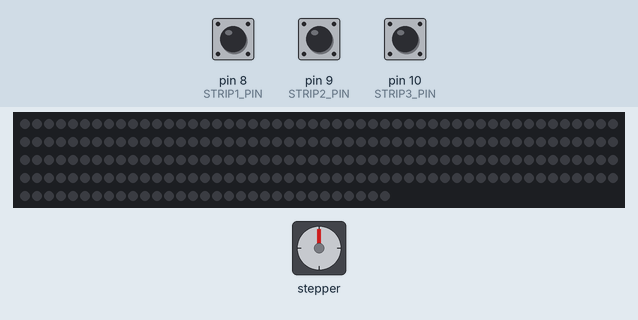
This sketch was run on a simulated Arduino Uno, built with avr-gcc and run on an emulated ATmega328P. Shown: 231 RGB LEDs in strip order, left to right, continuing on the next row, stepper motor. Inputs (shaded band) come from the test bench; at power-on: pin 10 (STRIP3_PIN) HIGH, pin 9 (STRIP2_PIN) HIGH, pin 8 (STRIP1_PIN) HIGH. Stepper angles assume 200 steps per turn.

Above: at 1.2 s.
1.3 s: pin 10 (STRIP3_PIN) pulled LOW for 0.15 s
At 4.0 s:
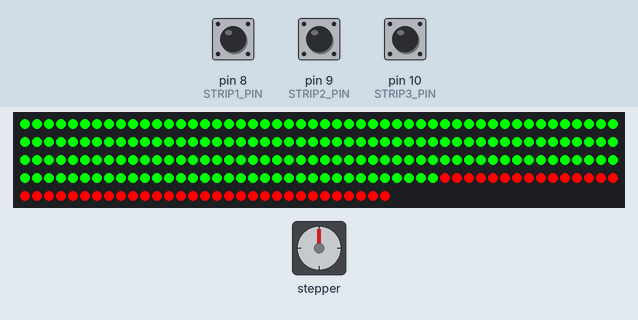
8.0 s: pin 9 (STRIP2_PIN) pulled LOW for 3.2 s
At 14.25 s:
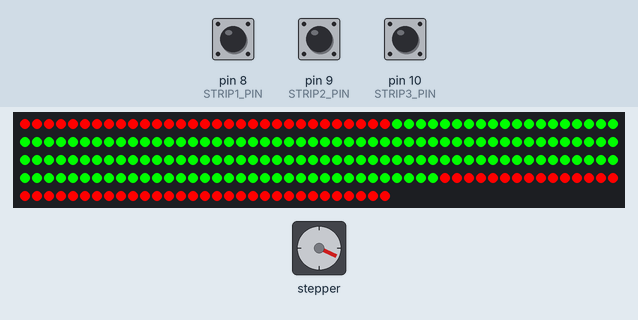
14.8 s: pin 8 (STRIP1_PIN) pulled LOW for 1 s
At 15.77 s:
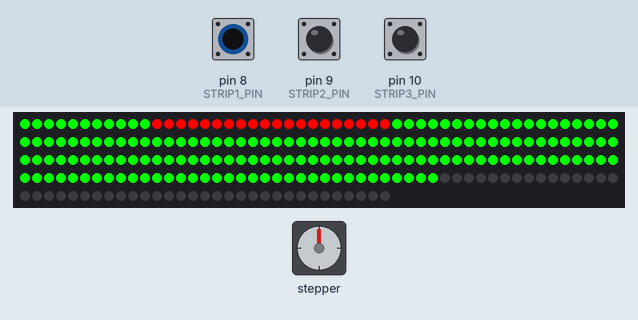
16.4 s: pin 10 (STRIP3_PIN) pulled LOW for 3.2 s
At 18.4 s:
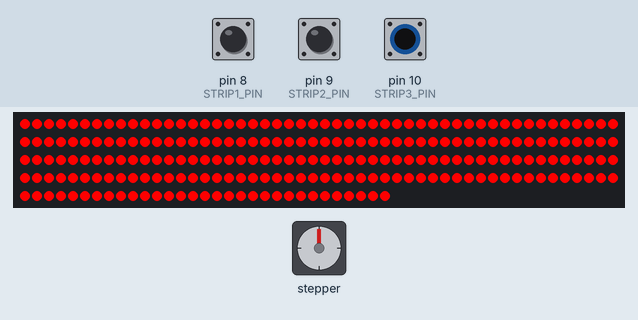
21.1 s: pin 8 (STRIP1_PIN) pulled LOW for 0.15 s
At 21.26 s:
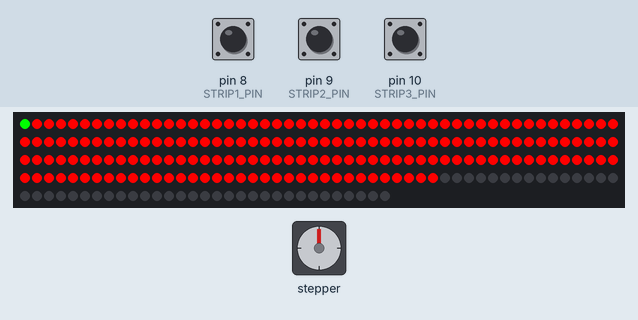
21.8 s: pin 8 (STRIP1_PIN) pulled LOW for 3.2 s
Timing chart, 0 to 26.9 s (numbered marks = the images above; inputs shaded):
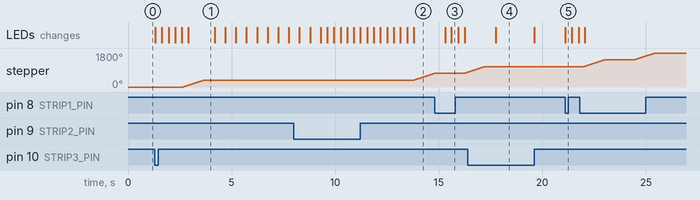

The sketch:

fantasymapdi.ino
```cpp
// A basic everyday NeoPixel strip test program.

// NEOPIXEL BEST PRACTICES for most reliable operation:
// - Add 1000 uF CAPACITOR between NeoPixel strip's + and - connections.
// - MINIMIZE WIRING LENGTH between microcontroller board and first pixel.
// - NeoPixel strip's DATA-IN should pass through a 300-500 OHM RESISTOR.
// - AVOID connecting NeoPixels on a LIVE CIRCUIT. If you must, ALWAYS
//   connect GROUND (-) first, then +, then data.
// - When using a 3.3V microcontroller with a 5V-powered NeoPixel strip,
//   a LOGIC-LEVEL CONVERTER on the data line is STRONGLY RECOMMENDED.
// (Skipping these may work OK on your workbench but can fail in the field)

#include <Stepper.h>

#include <Adafruit_NeoPixel.h>
#ifdef __AVR__
 #include <avr/power.h> // Required for 16 MHz Adafruit Trinket
#endif

// Which pin on the Arduino is connected to the NeoPixels?
// On a Trinket or Gemma we suggest changing this to 1:
#define LED_PIN    5

// How many NeoPixels are attached to the Arduino?
#define LED_COUNT 231

#define STRIP1_PIN   8
#define STRIP2_PIN   9
#define STRIP3_PIN   10

// Declare our NeoPixel strip object:
Adafruit_NeoPixel strip(LED_COUNT, LED_PIN, NEO_GRB + NEO_KHZ800);
// Argument 1 = Number of pixels in NeoPixel strip
// Argument 2 = Arduino pin number (most are valid)
// Argument 3 = Pixel type flags, add together as needed:
//   NEO_KHZ800  800 KHz bitstream (most NeoPixel products w/WS2812 LEDs)
//   NEO_KHZ400  400 KHz (classic 'v1' (not v2) FLORA pixels, WS2811 drivers)
//   NEO_GRB     Pixels are wired for GRB bitstream (most NeoPixel products)
//   NEO_RGB     Pixels are wired for RGB bitstream (v1 FLORA pixels, not v2)
//   NEO_RGBW    Pixels are wired for RGBW bitstream (NeoPixel RGBW products)

int strip1_state = 0;
int strip2_state = 0;
int strip3_state = 0;

const int stepsPerRevolution = 200;  // change this to fit the angle to move it (maybe times 2)

Stepper myStepper(stepsPerRevolution, 13, 2, 3, 4); //BECAUSE PIN 1 IS NOT MEANT FOR STEPPER


// setup() function -- runs once at startup --------------------------------

void setup() {
  // These lines are specifically to support the Adafruit Trinket 5V 16 MHz.
  // Any other board, you can remove this part (but no harm leaving it):
#if defined(__AVR_ATtiny85__) && (F_CPU == 16000000)
  clock_prescale_set(clock_div_1);
#endif
  // END of Trinket-specific code.

  strip.begin();           // INITIALIZE NeoPixel strip object (REQUIRED)
  strip.clear();            // Turn OFF all pixels ASAP
  strip.setBrightness(255); // Set BRIGHTNESS to about 1/5 (max = 255)
  pinMode(STRIP1_PIN, INPUT_PULLUP);
  pinMode(STRIP2_PIN, INPUT_PULLUP);
  pinMode(STRIP3_PIN, INPUT_PULLUP);

  myStepper.setSpeed(60);

  Serial.begin(9600);
}


// loop() function -- runs repeatedly as long as board is on ---------------

int dangerZone = 0;

void loop() {
  // Fill along the length of the strip in various colors...
  int pin8 = digitalRead(STRIP1_PIN);
  int pin9 = digitalRead(STRIP2_PIN);
  int pin10 = digitalRead(STRIP3_PIN);


  if (pin8 == LOW && !pin10 == LOW) { //turn adventure of sherlock holmes green
    colorWipe(strip.Color(0, 255, 0), 20, 0, 31);
    strip.show();

    myStepper.step(stepsPerRevolution);
    delay(500);

  }

  if (pin9 == LOW && !pin10 == LOW) { // snow white
    colorWipe(strip.Color(0, 255, 0), 20, 31, 185);
    strip.show();

    myStepper.step(stepsPerRevolution);
    delay(500);

  }

  if (pin10 == LOW && dangerZone == 0) { //little mermaid
    colorWipe(strip.Color(0, 255, 0), 0, 0, 185);
    colorWipe(strip.Color(255, 0, 0), 20, 185, 231);
    strip.show();

    myStepper.step(stepsPerRevolution);
    delay(500);

    for (int i = 0; i < 5; i++) {
      colorWipe(strip.Color(0, 0, 0), 0, 0, 231);
      strip.show();
      delay(500);
      colorWipe(strip.Color(255, 0, 0), 0, 0, 231);
      strip.show();
      delay(500);
    }
    dangerZone = 1;
  } else if (pin10 == LOW && dangerZone == 1) {
    colorWipe(strip.Color(255, 0, 0), 0, 0, 231);
    strip.show();
  } else { // TURN OFF
    colorWipe(strip.Color(0, 0, 0), 0, 185, 231);
    strip.show();
  }
}


// Some functions of our own for creating animated effects -----------------

// Fill strip pixels one after another with a color. Strip is NOT cleared
// first; anything there will be covered pixel by pixel. Pass in color
// (as a single 'packed' 32-bit value, which you can get by calling
// strip.Color(red, green, blue) as shown in the loop() function above),
// and a delay time (in milliseconds) between pixels.
void colorWipe(uint32_t color, int wait, int start, int end) {
  for(int i=start; i<end; i++) { // For each pixel in strip...
    strip.setPixelColor(i, color);         //  Set pixel's color (in RAM)
    if (wait > 0 ) strip.show();                    //  Update strip to match
    if (wait > 0 ) delay(wait);                     //  Pause for a moment
  }
}
```

Measured:
- after the input at 1.3 s, stepper: turns 360° clockwise in 0.99 s, starting after 1.4 s; the LEDs: first change at once (image 1 shows a later state)
- after the input at 8.0 s, stepper: keeps turning clockwise at about 364°/s, starting after 5.8 s; the LEDs: first differ from a run without the input after 1.3 s (image 2 shows a later state)
- after the input at 14.8 s, stepper: turns 64° clockwise in 0.16 s, starting after 1.4 s; the LEDs: first differ from a run without the input after 0.82 s (image 3)
- after the input at 16.4 s, the LEDs: change after 1.4 s (image 4)
- after the input at 21.1 s, the LEDs: change at once (image 5)
